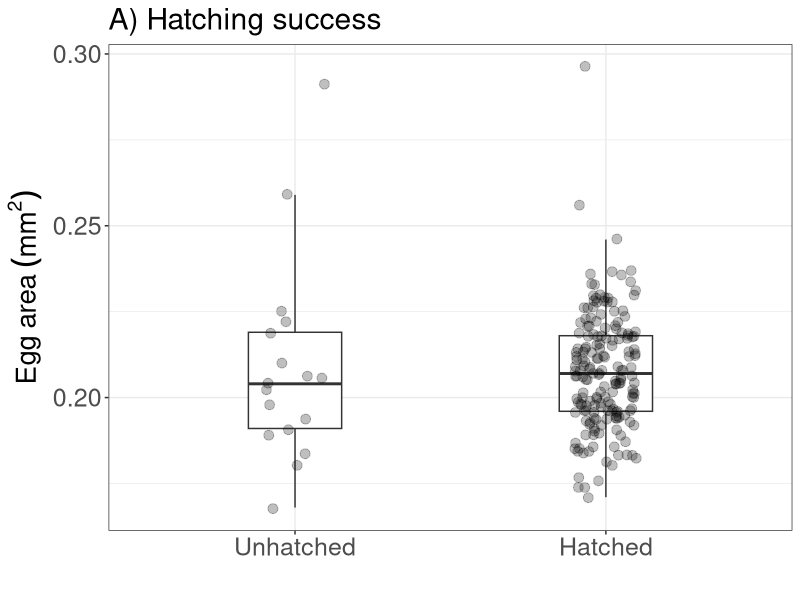
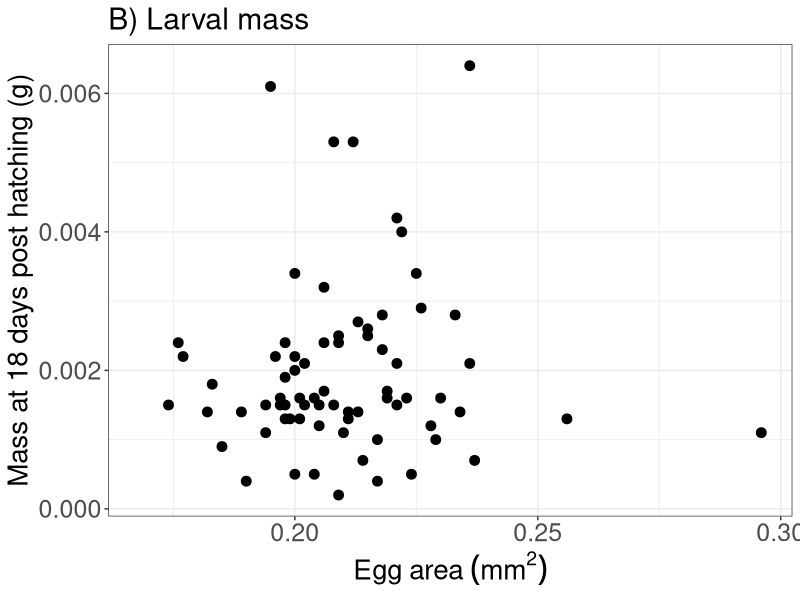
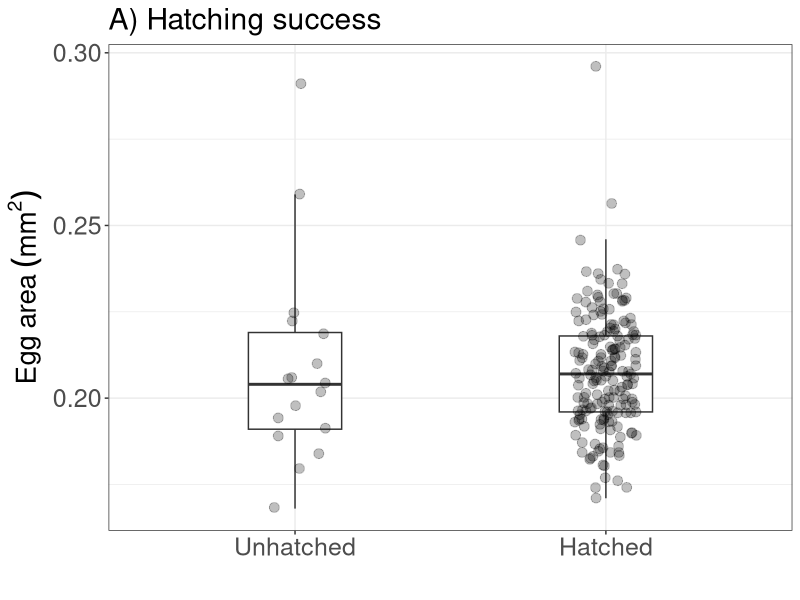
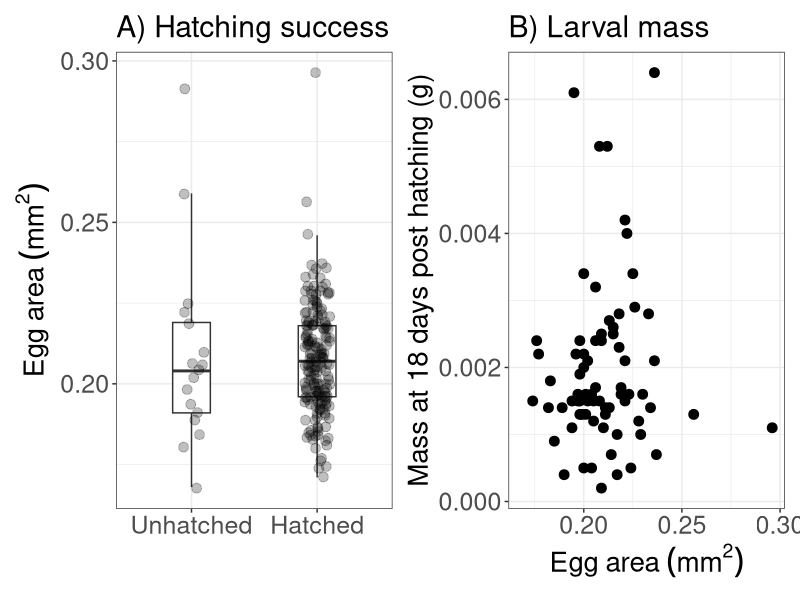

Recreate these plots in R, in order. (Note: this script raises an error after producing the figures.)
## ---- chunk 1
library(here)
library(tidyverse)
library(ggplot2)
library(lmerTest)
library(patchwork)
## ---- chunk 2
caterpillar_data <- read.csv(here("data", "clean data", "caterpillar_data.csv"))

#caterpillar_data <- caterpillar_data %>%
  #filter(!is.na(hatch_date)) 

caterpillar_data$pupal_treatment <- as.factor(caterpillar_data$pupal_treatment)
caterpillar_data$hatch_date <- as.Date(caterpillar_data$hatch_date)
caterpillar_data$weight_1 <- as.numeric(caterpillar_data$weight_1)


## ---- chunk 3

caterpillar_data <- caterpillar_data %>%
  filter(!is.na(hatched))
  

hatching_plot <- ggplot(caterpillar_data, aes(x = factor(hatched, labels = c("Unhatched", "Hatched")), y = size_01)) +
  geom_boxplot(width = 0.3, outlier.shape = NA) +
  geom_jitter(width = 0.1, alpha = 0.25, size = 3) +
  labs(x = "", y = expression(Egg~area~(mm^2)), title = "A) Hatching success") +
  theme_bw() +
    theme(
    text = element_text(size = 18),            # increases all text
    axis.title = element_text(size = 20),      # axis titles bigger
    axis.text = element_text(size = 18),       # axis tick labels bigger
    legend.text = element_text(size = 18),     # legend text bigger
    legend.title = element_text(size = 20)
    )

hatching_plot

ggsave(
  here("figures", "hatching success.png"),
  plot = hatching_plot,
  width = 10,
  height = 5,
  dpi = 300
)



## ---- chunk 4

caterpillar_size <- ggplot(caterpillar_data, aes(x = size_01, y = weight_1)) +
  geom_point(size = 3) +
  labs(y = "Mass at 18 days post hatching (g)", x = expression(Egg~area~(mm^2)), title = "B) Larval mass") +
  theme_bw() +
    theme(
    text = element_text(size = 18),            # increases all text
    axis.title = element_text(size = 20),      # axis titles bigger
    axis.text = element_text(size = 18),       # axis tick labels bigger
    legend.text = element_text(size = 18),     # legend text bigger
    legend.title = element_text(size = 20)
    )

caterpillar_size

caterpillar_plot <-  hatching_plot + caterpillar_size

ggsave(
  here("figures", "caterpillar plot.png"),
  plot = caterpillar_plot,
  width = 20,
  height = 10,
  dpi = 300
)

## ---- chunk 5

names(caterpillar_data) <- names(caterpillar_data) %>%
  gsub("^weight([0-9]+)$", "weight_\\1", .)

long_data <- caterpillar_data %>%
  mutate(id = row_number()) %>%
  pivot_longer(
    cols = matches("^(weight|weighday)_\\d+$"),
    names_to = c(".value", "time"),
    names_pattern = "(weight|weighday)_(\\d+)"
  )

long_data$weighday <- as.Date(long_data$weighday)

long_data <- long_data %>%
  mutate(days_post_hatch = as.numeric(weighday - hatch_date)) %>%
  filter(!is.na("weight"))



#random intercepts and random slopes
model <- lmer(weight ~ days_post_hatch * size_01 + pupal_treatment + (1 | clutchID) + (days_post_hatch | eggID), data = long_data)

#random intercepts only
model <- lmer(weight ~ days_post_hatch * size_01 + pupal_treatment + (1 | clutchID/eggID), data = long_data)
summary(model)

#another option - different slopes per treatment, not per individual caterpillar. seems better.
model <- lmer(weight ~ days_post_hatch * size_01 + days_post_hatch * pupal_treatment + (1|clutchID/eggID), data = long_data)

summary(model)

ggplot(long_data, aes(days_post_hatch, weight, colour = pupal_treatment)) +
  geom_point() +
  geom_smooth(method = "lm", se = FALSE) +
  theme_minimal()

temp_cols <- c(
  ambient = "#484A4C",
  cool    = "#76C0CC",
  mean    = "#F9CA0F",
  warm    = "#E87A36",
  hot     = "#AF0808")




ggplot(long_data, aes(x = weighday, y = weight, group = id)) +
  geom_line(alpha = 0.5) +
  geom_point() +
  labs(x = "Day", y = "Weight", title = "Caterpillar growth over time") +
  theme_minimal()

ggplot(long_data, aes(x = days_post_hatch, y = weight, group = id, colour = pupal_treatment)) +
  geom_line(alpha = 0.5, size = 1) +
  geom_point(size = 3) +
  scale_x_continuous(breaks = c(18, 24, 30)) +
  labs(x = "Days post hatching", y = "Weight (g)",
       title = "") +
  scale_color_manual(values = temp_cols) +
  theme_bw() +
    theme(
    text = element_text(size = 18),            # increases all text
    axis.title = element_text(size = 20),      # axis titles bigger
    axis.text = element_text(size = 18),       # axis tick labels bigger
    legend.text = element_text(size = 18),     # legend text bigger
    legend.title = element_text(size = 20)
    )
